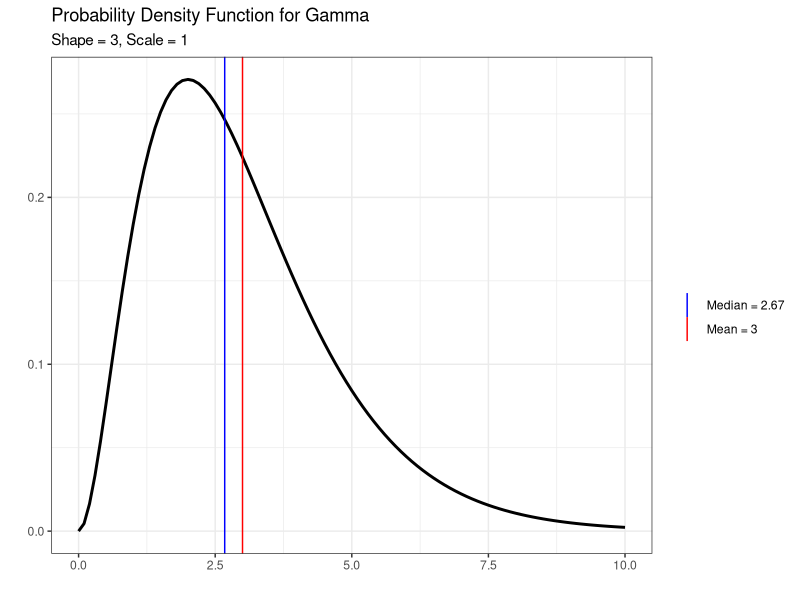
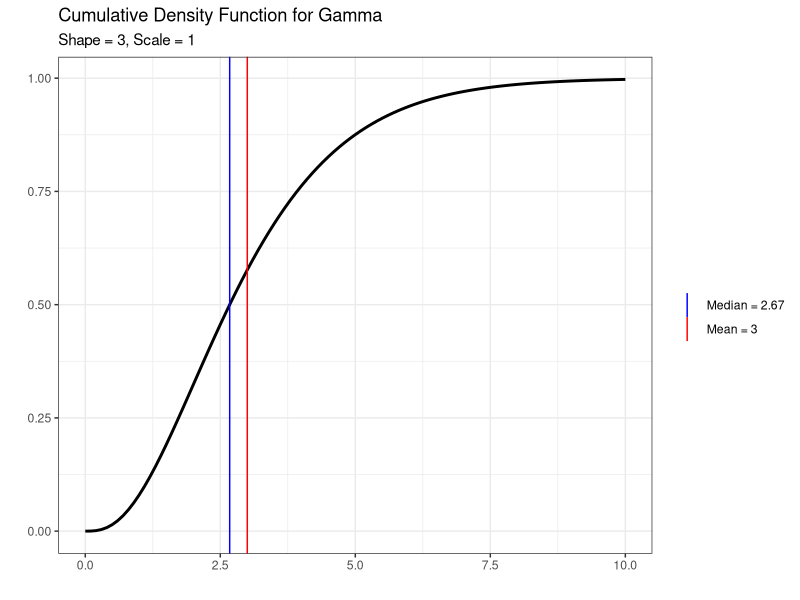
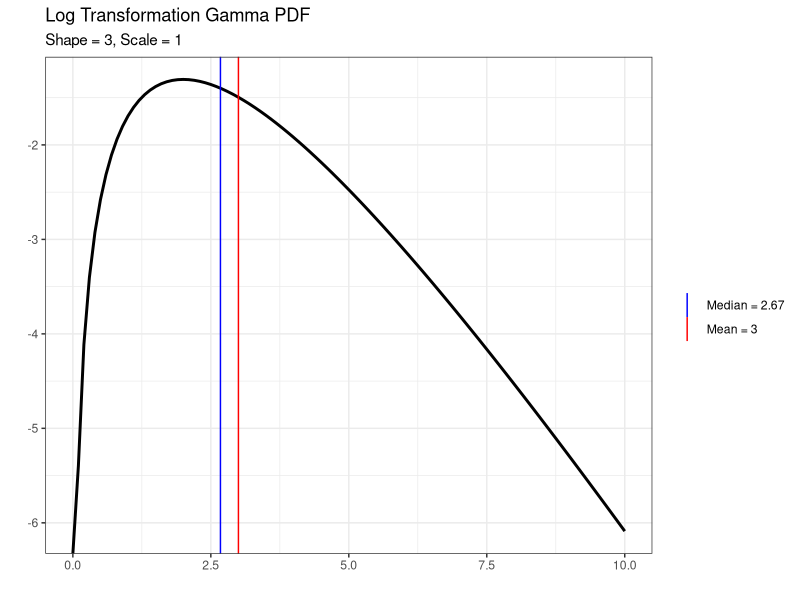
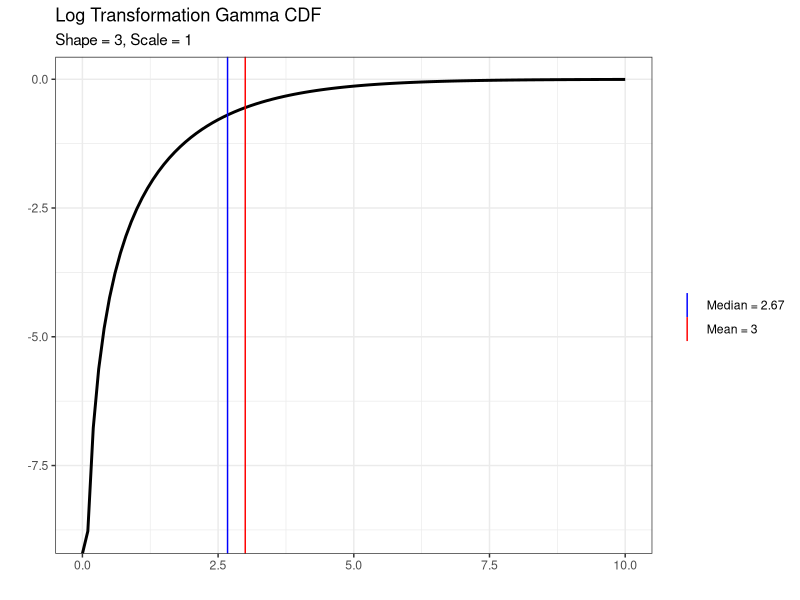
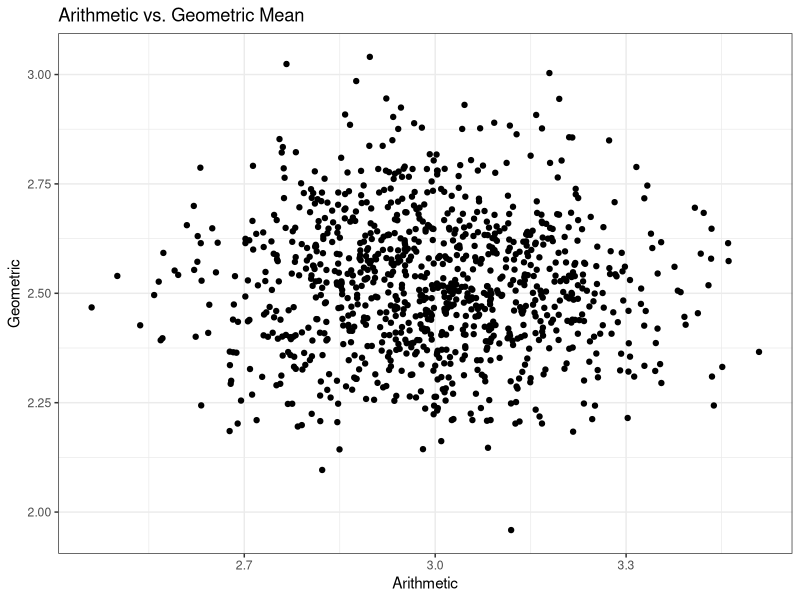
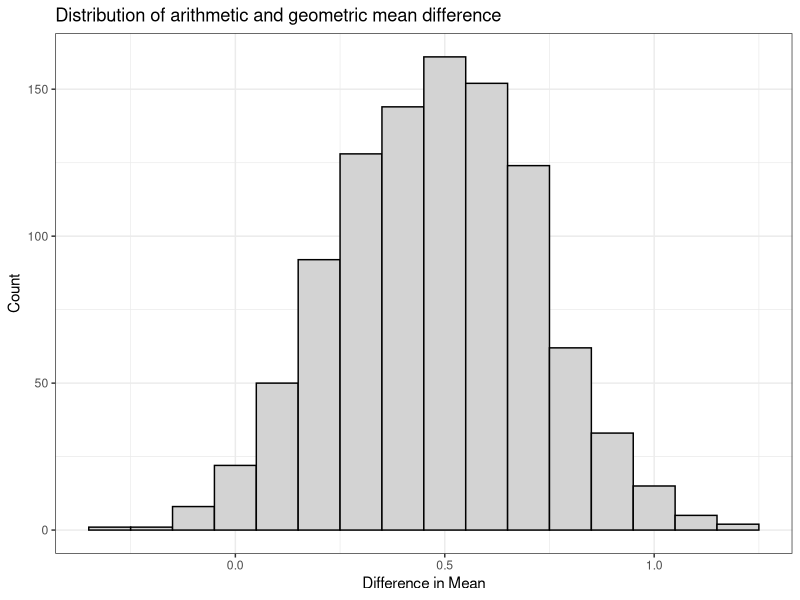

R code for these plots, in order:
## ---- chunk 1
library(ggplot2)

sample <- seq(0,10,.1)

#Create PDF
gamma_pdf <- dgamma(sample, shape=3)
gamma_pdf_df <- data.frame(sample, gamma_pdf)
ggplot(gamma_pdf_df, aes(x=sample, y=gamma_pdf)) + 
  geom_line(size=1) +
  labs(title="Probability Density Function for Gamma",
       subtitle="Shape = 3, Scale = 1",
       x="",
       y="",
       col="") +
  theme_bw() +
  geom_vline(aes(xintercept = 3*1,col="red")) +
  geom_vline(aes(xintercept = qgamma(0.5,3,1), col="blue")) +
  scale_colour_manual(values=c("blue", "red"), labels=c(paste0("Median = ", round(qgamma(0.5,3,1),2)), paste0("Mean = ", 3)))


#Create CDF
gamma_cdf <- pgamma(sample, shape=3)
gamma_cdf_df <- data.frame(sample, gamma_cdf)
ggplot(gamma_cdf_df, aes(x=sample, y=gamma_cdf)) + 
  geom_line(size=1) +
  labs(title="Cumulative Density Function for Gamma",
       subtitle="Shape = 3, Scale = 1",
       x="",
       y="",
       colour="") +
  theme_bw() +
  geom_vline(aes(xintercept = 3*1,col="red")) +
  geom_vline(aes(xintercept = qgamma(0.5,3,1), col="blue")) +
  scale_colour_manual(values=c("blue", "red"), labels=c(paste0("Median = ", round(qgamma(0.5,3,1),2)), paste0("Mean = ", 3)))

  
## ---- chunk 2
sample <- seq(0,10,.1)

#Create PDF
gamma_pdf <- log(dgamma(sample, shape=3))
gamma_pdf_df <- data.frame(sample, gamma_pdf)
ggplot(gamma_pdf_df, aes(x=sample, y=gamma_pdf)) + 
  geom_line(size=1) +
  labs(title="Log Transformation Gamma PDF",
       subtitle="Shape = 3, Scale = 1",
       x="",
       y="",
       col="") +
  theme_bw() +
  geom_vline(aes(xintercept = 3*1,col="red")) +
  geom_vline(aes(xintercept = qgamma(0.5,3,1), col="blue")) +
  scale_colour_manual(values=c("blue", "red"), labels=c(paste0("Median = ", round(qgamma(0.5,3,1),2)), paste0("Mean = ", 3)))


#Create CDF
gamma_cdf <- log(pgamma(sample, shape=3))
gamma_cdf_df <- data.frame(sample, gamma_cdf)
ggplot(gamma_cdf_df, aes(x=sample, y=gamma_cdf)) + 
  geom_line(size=1) +
  labs(title="Log Transformation Gamma CDF",
       subtitle="Shape = 3, Scale = 1",
       x="",
       y="",
       colour="") +
  theme_bw() +
  geom_vline(aes(xintercept = 3*1,col="red")) +
  geom_vline(aes(xintercept = qgamma(0.5,3,1), col="blue")) +
  scale_colour_manual(values=c("blue", "red"), labels=c(paste0("Median = ", round(qgamma(0.5,3,1),2)), paste0("Mean = ", 3)))
## ---- chunk 3
arithmetic <- rep(NA, 1000)
geometric <- rep(NA, 1000)

for(i in 1:1000){
  arithmetic[i] = mean(rgamma(100,3,1))
  geometric[i] = exp(mean(log(rgamma(100,3,1))))
  }

plot_mean <- data.frame(arithmetic, geometric)

ggplot(plot_mean, aes(arithmetic, geometric)) + geom_point() +
  labs(title="Arithmetic vs. Geometric Mean",
       x="Arithmetic",
       y="Geometric") +
  theme_bw()
## ---- chunk 4
mean_diff = rep(NA, 1000)

for(i in 1:1000){
  mean_diff[i] = arithmetic[i] - geometric[i]
}

df_mean_diff <- data.frame(mean_diff)

ggplot(df_mean_diff, aes(mean_diff)) + geom_histogram(binwidth=0.1, fill="lightgrey", col="black") +
  labs(title="Distribution of arithmetic and geometric mean difference",
       x="Difference in Mean",
       y="Count") +
  theme_bw()
